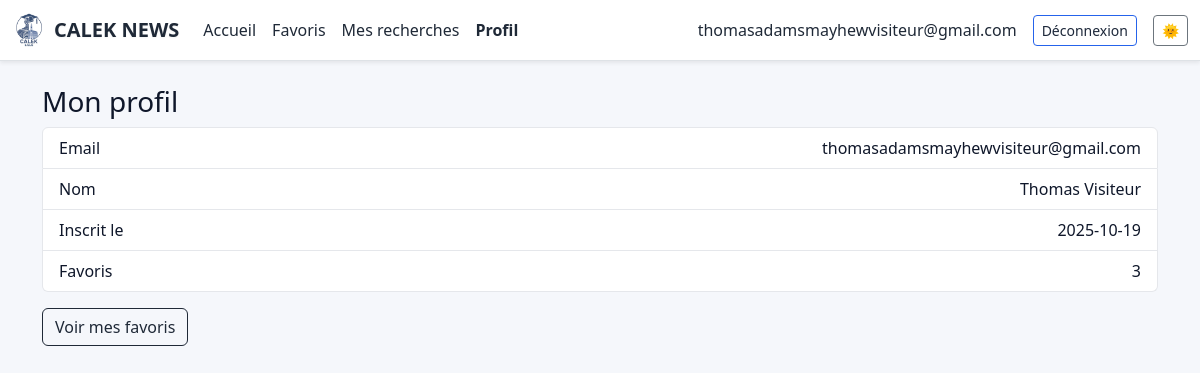
The app's page /me (signed in) with its own data.
### app.py (models this page shows, shortened)
class User(UserMixin, db.Model):
    id = db.Column(db.Integer, primary_key=True)
    email = db.Column(db.String(120), unique=True, nullable=False)
    name = db.Column(db.String(120))
    password_hash = db.Column(db.String(255), nullable=False)
    role = db.Column(db.String(20), default="user")
    created_at = db.Column(db.DateTime, default=datetime.utcnow)

### app.py (the view)
@app.route('/me')
@login_required
def me():
    fav_count = Favorite.query.filter(Favorite.user_id == current_user.id).count()
    drafts_count = (Article.query
                    .filter(Article.is_published.is_(False))
                    .filter(db.or_(Article.posted_by_id == current_user.id,
                                   Article.posted_by_id.is_(None)))
                    ).count()
    proposed_count = Proposal.query.filter(Proposal.proposer_id == current_user.id).count()
    return render_template(
        'me.html',
        fav_count=fav_count,
        drafts_count=drafts_count,
        proposed_count=proposed_count
    )

### app.py (called while the page is built)
@login_manager.user_loader
def load_user(proposer_id):
    return User.query.get(int(proposer_id))

@app.context_processor
def inject_helpers():
    return {
        "reliability_score": reliability_score
    }

### templates/me.html
{% extends "layout.html" %}
{% block content %}
<h3>Mon profil</h3>
<ul class="list-group mb-3">
  <li class="list-group-item bg-dark text-light d-flex justify-content-between"><span>Email</span><span>{{ current_user.email }}</span></li>
  <li class="list-group-item bg-dark text-light d-flex justify-content-between"><span>Nom</span><span>{{ current_user.name or '—' }}</span></li>
  <li class="list-group-item bg-dark text-light d-flex justify-content-between"><span>Inscrit le</span><span>{{ current_user.created_at.date() }}</span></li>
  <li class="list-group-item bg-dark text-light d-flex justify-content-between"><span>Favoris</span><span>{{ current_user.favorites.count() }}</span></li>
</ul>
<a class="btn btn-outline-light" href="{{ url_for('favorites') }}">Voir mes favoris</a>
{% endblock %}

### templates/layout.html (shortened to what this page needs)
<!doctype html>
<html lang="fr" data-bs-theme="light">
<head>
  <link href="https://cdn.jsdelivr.net/npm/bootstrap@5.3.3/dist/css/bootstrap.min.css" rel="stylesheet">
  <link href="{{ url_for('static', filename='css/theme.css') }}" rel="stylesheet">
</head>
<body>
<nav class="navbar navbar-expand-lg sticky-top shadow-sm bg-body border-bottom">
  <div class="container-fluid">
    <a class="navbar-brand fw-bold d-flex align-items-center gap-2" href="{{ url_for('index') }}">
      <img src="{{ url_for('static', filename='img/calek-logo.png') }}" alt="CALEK" class="logo-img" style="height:34px;width:auto;object-fit:contain">
      <span>CALEK NEWS</span>
    </a>
    <div class="collapse navbar-collapse" id="navbarNav">
      <ul class="navbar-nav me-auto mb-2 mb-lg-0">
        <li class="nav-item"><a class="nav-link{% if request.endpoint == 'index' %} active{% endif %}" href="{{ url_for('index') }}">Accueil</a></li>
        {% if current_user.is_authenticated %}
          <li class="nav-item"><a class="nav-link{% if request.endpoint == 'favorites' %} active{% endif %}" href="{{ url_for('favorites') }}">Favoris</a></li>
          <li class="nav-item">
            <a class="nav-link{% if request.endpoint == 'my_drafts' %} active{% endif %}" href="{{ url_for('my_drafts') }}">Mes recherches</a>
          </li>
          <li class="nav-item"><a class="nav-link{% if request.endpoint == 'me' %} active{% endif %}" href="{{ url_for('me') }}">Profil</a></li>
        {% endif %}
      </ul>
      <div class="d-flex align-items-center gap-3">
        {% if current_user.is_authenticated %}
          <span class="user-email text-nowrap">{{ current_user.email }}</span>
          <a href="{{ url_for('logout') }}" class="btn btn-sm btn-outline-primary">Déconnexion</a>
        {% else %}
          <a href="{{ url_for('login') }}" class="btn btn-sm btn-outline-primary">Connexion</a>
          <a href="{{ url_for('signup') }}" class="btn btn-sm btn-primary">Inscription</a>
        {% endif %}
        <button id="theme-toggle" class="btn btn-sm btn-outline-secondary" title="Basculer le thème" aria-label="Basculer le thème">🌞</button>
      </div>
    </div>
  </div>
</nav>
<main class="container py-4">
  {% block content %}{% endblock %}
</main>
</body>
</html>

### static/css/theme.css (style rules this page uses)
:root { --bg: #fbf6f6; --panel: #ffffff; --panel-2: #f9fafc; --text: #0f172a; --muted: #475569; --primary: #2563eb; --accent: #f59e0b; --border: #e5e7eb; --shadow: 0 10px 24px rgba(16,24,40,.08); --nav-bg: #ffffff; --nav-border: #e5e7eb; }
html[data-bs-theme="light"] body { background: linear-gradient(180deg, #f7f9ff 0%, var(--bg) 60%); color: var(--text); }
html[data-bs-theme="light"] .navbar { background: var(--nav-bg); border-bottom: 1px solid var(--nav-border); box-shadow: 0 6px 16px rgba(16,24,40,.05); }
html[data-bs-theme="light"] .navbar .nav-link { color:#1f2937; }
html[data-bs-theme="light"] .navbar .nav-link.active { color:#111827; font-weight:600; }
html[data-bs-theme="light"] .btn-outline-primary { border-color: var(--primary); color: #1e293b; }
.navbar .nav-link.active { font-weight:600; }
html[data-bs-theme="light"] .bg-dark, html[data-bs-theme="light"] .card.bg-dark, html[data-bs-theme="light"] .card.text-light, html[data-bs-theme="light"] .card.border-secondary { background: var(--panel) !important; color: var(--text) !important; border-color: var(--border) !important; }
html[data-bs-theme="light"] .text-light, html[data-bs-theme="light"] .text-white { color: var(--text) !important; }
html[data-bs-theme="light"] .btn-outline-light { color: #1f2937 !important; border-color: #1f2937 !important; }
html[data-bs-theme="light"] .navbar-brand, html[data-bs-theme="light"] .nav-link, html[data-bs-theme="light"] .user-email { color: #1f2937 !important; }
.navbar-brand .logo-img { height: 45px; width: auto; object-fit: contain; transition: transform 0.2s ease; }
.navbar-brand span { text-shadow: 0 1px 2px rgba(0,0,0,0.05); }
:root { --bg-body: #0f1115; --bg-card: #171a21; --text-main: #e8eaed; --text-muted: #9aa0a6; --border-soft: #2a2f3a; }
:root[data-bs-theme="light"] { --bg-body: #f5f7fb; --bg-card: #ffffff; --text-main: #1f2328; --text-muted: #56606b; --border-soft: #e6e9ef; }
html, body { background: var(--bg-body) !important; background-image: none !important; color: var(--text-main); }
body .container, body .container-fluid { background: none !important; }
body * { background-image: none !important; }
.navbar, .navbar .container, .navbar .container-fluid { background: var(--bg-card) !important; background-image: none !important; }

### records on screen
User: email "thomasadamsmayhewvisiteur@gmail.com", name "Thomas Visiteur", created_at "2025-10-19"

### other values on screen
{{ current_user.favorites.count() }} "3"
